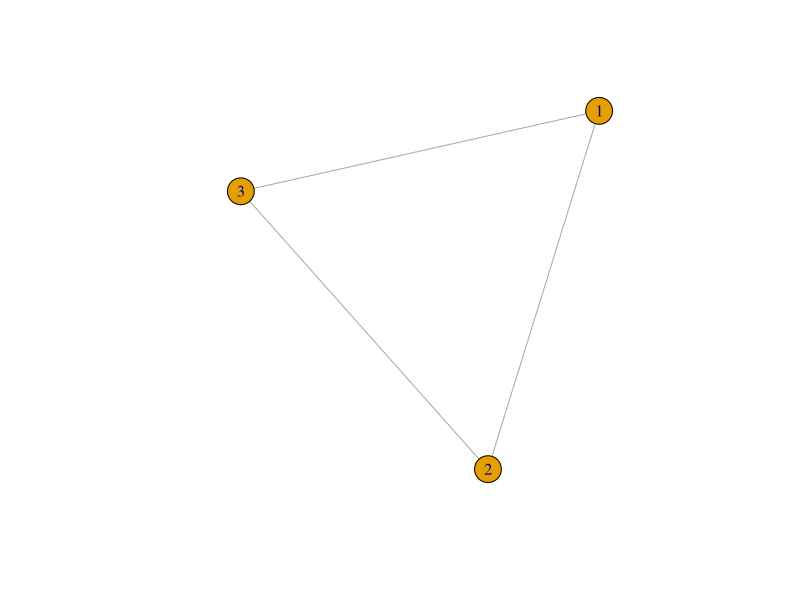
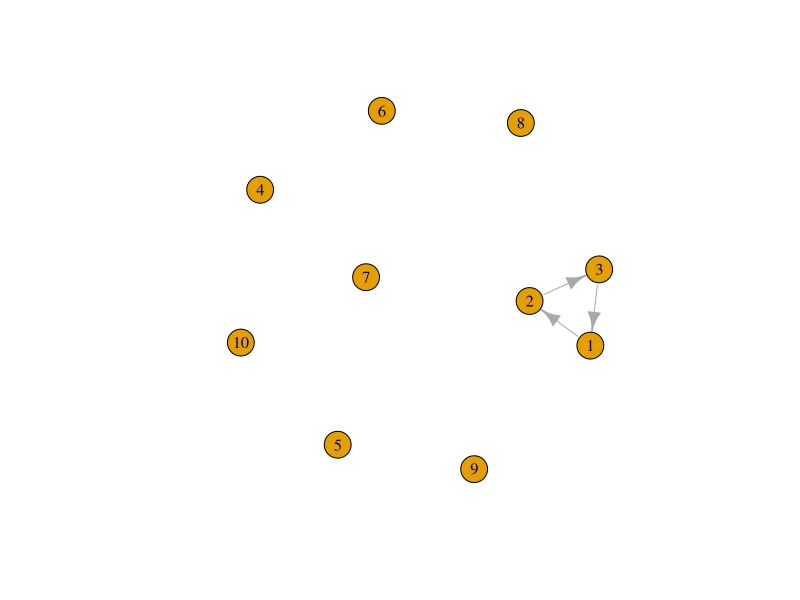
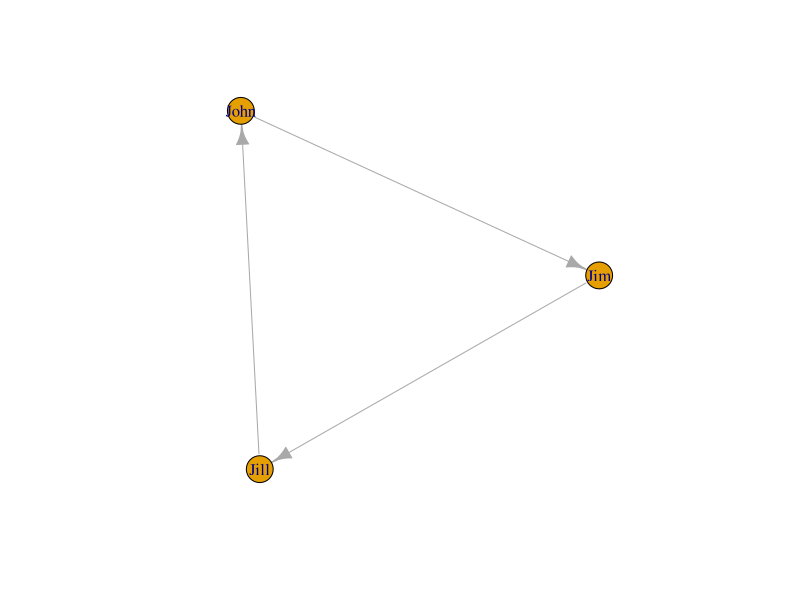
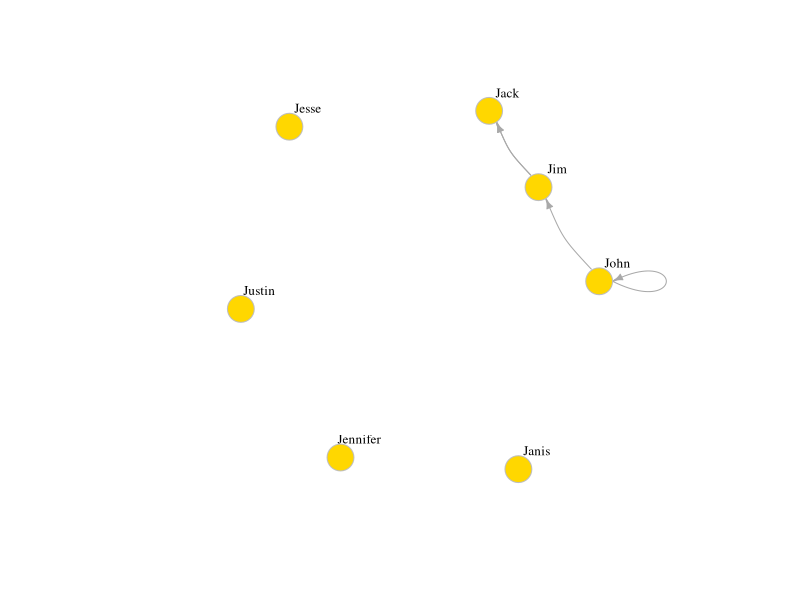
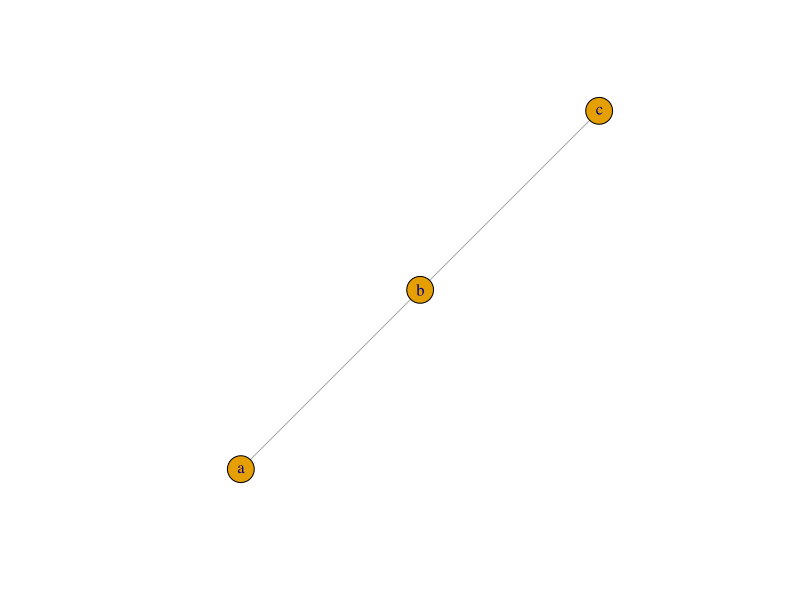
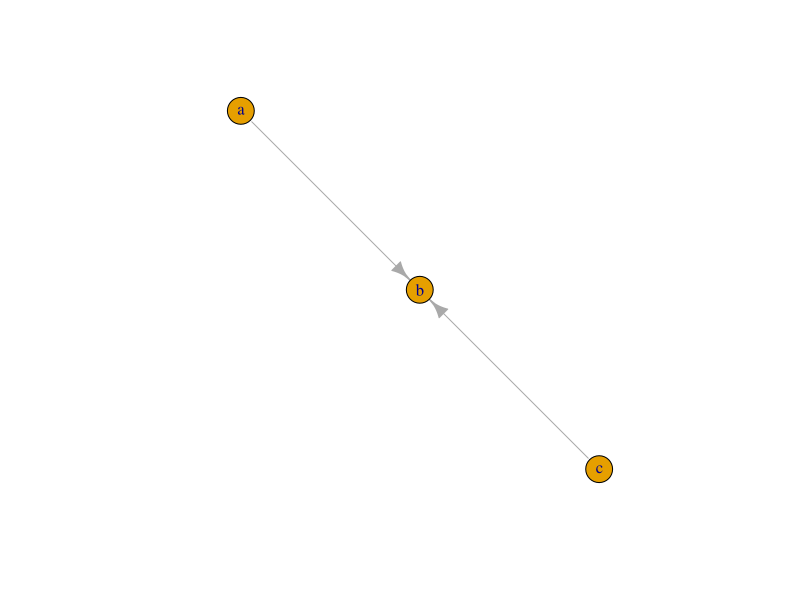
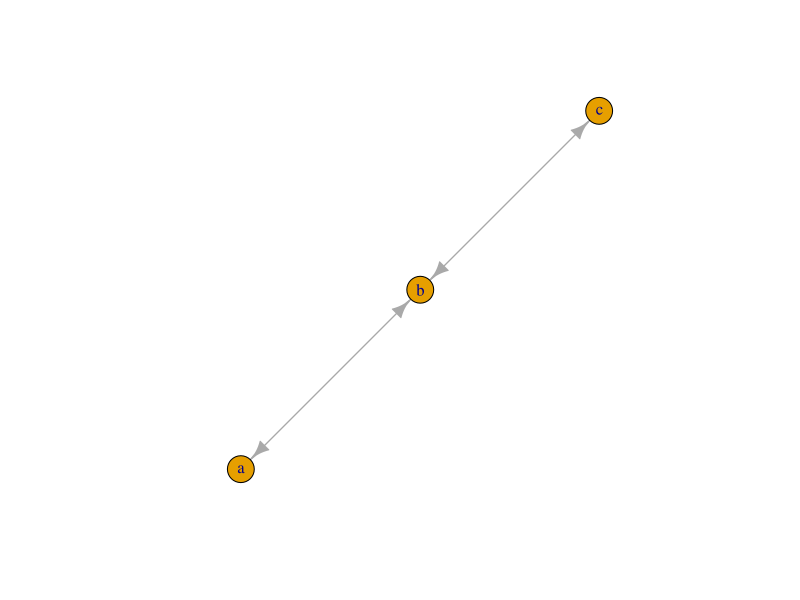
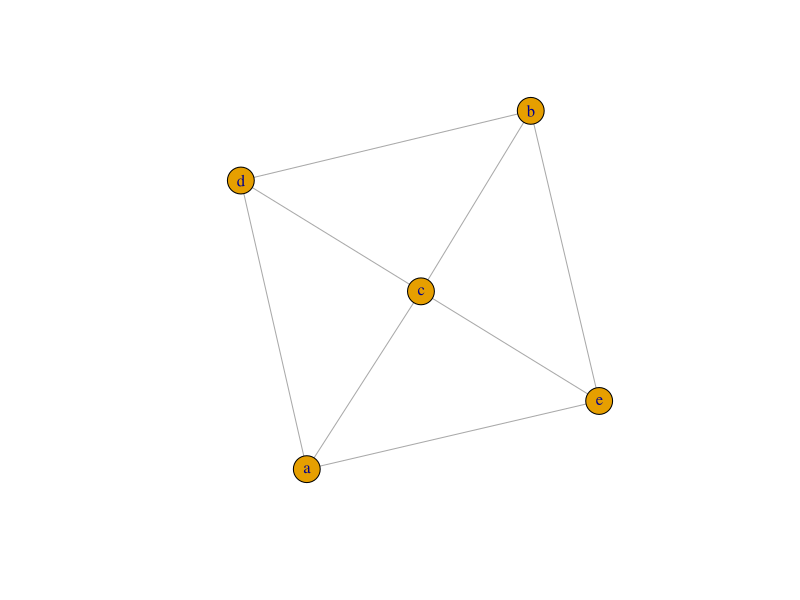

These charts were generated, in order, by the following R code:
# Network i graph
#http://kateto.net/networks-r-igraph
library(igraph) # Load the igraph package
g1 <- graph( edges=c(1,2, 2,3, 3, 1), n=3, directed=F ) 
plot(g1)
class(g1)
g1
# Now with 10 vertices, and directed by default:
g2 <- graph( edges=c(1,2, 2,3, 3, 1), n=10 )
plot(g2)  

g3 <- graph( c("John", "Jim", "Jim", "Jill", "Jill", "John")) # named vertices
# When the edge list has vertex names, the number of nodes is not needed
plot(g3)

g4 <- graph( c("John", "Jim", "Jim", "Jack", "Jim", "Jack", "John", "John"), 
             isolates=c("Jesse", "Janis", "Jennifer", "Justin") )  
# In named graphs we can specify isolates by providing a list of their names.
plot(g4, edge.arrow.size=.5, vertex.color="gold", vertex.size=15,     
     vertex.frame.color="gray", vertex.label.color="black", 
     vertex.label.cex=0.8, vertex.label.dist=2, edge.curved=0.2) 
plot(graph_from_literal(a---b, b---c)) # the number of dashes doesn't matter
plot(graph_from_literal(a--+b, b+--c))
plot(graph_from_literal(a+-+b, b+-+c)) 
plot(graph_from_literal(a:b:c---c:d:e))
gl <- graph_from_literal(a-b-c-d-e-f, a-g-h-b, h-e:f:i, j)
plot(gl)

#Edge, vertex, and network attributes -------------------------
E(g4) # The edges of the object
## + 4/4 edges (vertex names):
## [1] John->Jim  Jim ->Jack Jim ->Jack John->John
V(g4) # The vertices of the object
## + 7/7 vertices, named:
## [1] John     Jim      Jack     Jesse    Janis    Jennifer Justin
g4[]
g4[1,] 

V(g4)$name # automatically generated when we created the network.
## [1] "John"     "Jim"      "Jack"     "Jesse"    "Janis"    "Jennifer"

## [7] "Justin"
V(g4)$gender <- c("male", "male", "male", "male", "female", "female", "male")
E(g4)$type <- "email" # Edge attribute, assign "email" to all edges
E(g4)$weight <- 10    # Edge weight, setting all existing edges to 10

#Examine attributes:
edge_attr(g4)
## $type
## [1] "email" "email" "email" "email"
## 
## $weight
## [1] 10 10 10 10
vertex_attr(g4)

graph_attr(g4)
## named list()
#Another way to set attributes (you can similarly use set_edge_attr(), set_vertex_attr(), etc.):
g4 <- set_graph_attr(g4, "name", "Email Network")
g4 <- set_graph_attr(g4, "something", "A thing")
graph_attr_names(g4)

graph_attr(g4, "name")
## [1] "Email Network"
graph_attr(g4)
## $name
## [1] "Email Network"
## $something
## [1] "A thing"
g4 <- delete_graph_attr(g4, "something")
graph_attr(g4)

## $name
## [1] "Email Network"
plot(g4, edge.arrow.size=.5, vertex.label.color="black", vertex.label.dist=1.5,
     vertex.color=c( "pink", "skyblue")[1+(V(g4)$gender=="male")] ) 

g4s <- simplify( g4, remove.multiple = T, remove.loops = F, 
                 edge.attr.comb=c(weight="sum", type="ignore") )
plot(g4s, vertex.label.dist=1.5)
g4s

#2.3 Specific graphs and graph models ----------------
eg <- make_empty_graph(40)
plot(eg, vertex.size=10, vertex.label=NA)
eg <- make_empty_graph(100)
plot(eg, vertex.size=6, vertex.label=1:100)

# Full Graph
fg <- make_full_graph(40)
plot(fg, vertex.size=10, vertex.label=NA)

#Simple star graph
st <- make_star(40)
plot(st, vertex.size=10, vertex.label=NA) 

#Tree graph
tr <- make_tree(40, children = 4, mode = "undirected")
plot(tr, vertex.size=10, vertex.label=NA) 

#Ring graph
rn <- make_ring(40)
plot(rn, vertex.size=10, vertex.label=NA)

#Erdos-Renyi random graph model (‘n’ is number of nodes, ‘m’ is the number of edges).
er <- sample_gnm(n=100, m=40) 
plot(er, vertex.size=6, vertex.label=NA)  
